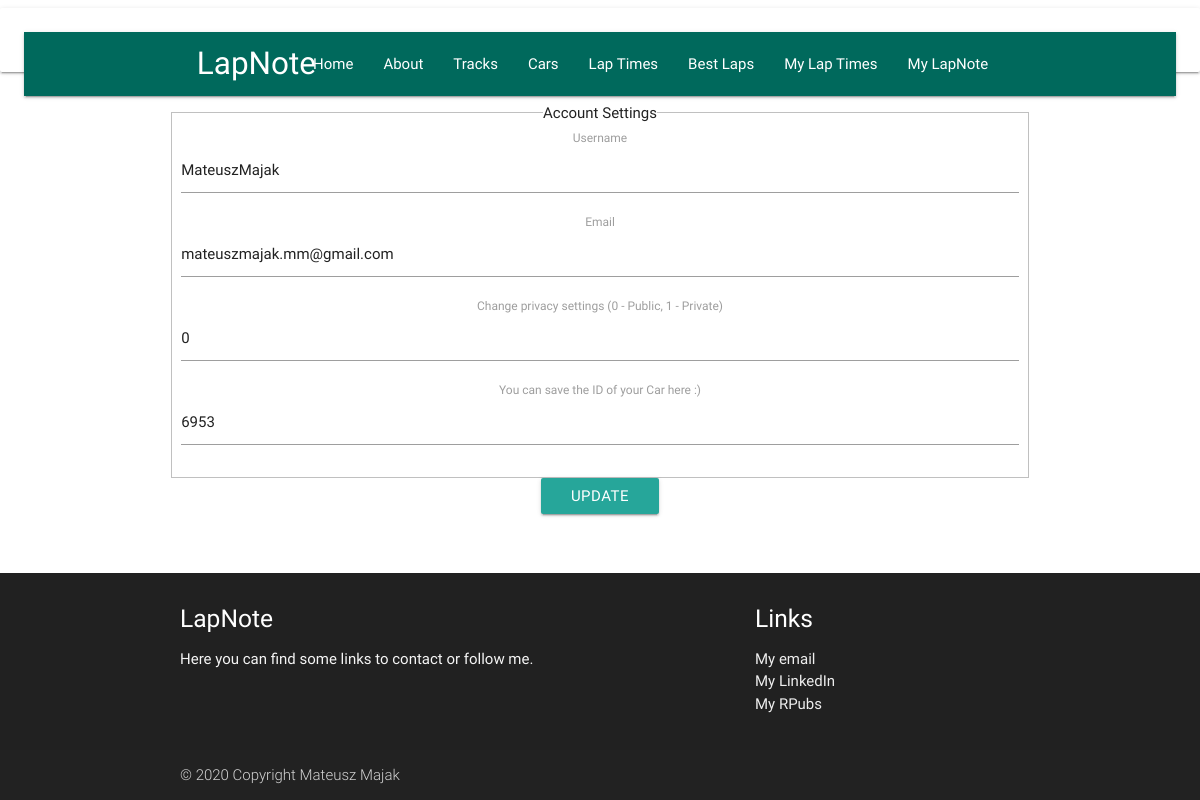
/account (signed in), run on the app's committed database.
### CircuitsTimes/models.py (models this page shows, shortened)
class Users(db.Model, UserMixin):
    id = db.Column(db.Integer, primary_key=True)
    username = db.Column(db.String(20), unique=True, nullable=False)
    YearOfBirth = db.Column(db.Integer, nullable=False)
    email = db.Column(db.String(120), unique=True, nullable=False)
    password = db.Column(db.String(60), nullable=False)
    CarID = db.Column(db.Integer, nullable=False, default=1)
    private = db.Column(db.Integer, default=1)
    LapTime_id = db.relationship('LapTimes', backref='driver', foreign_keys='[LapTimes.user_id]', lazy='dynamic')

### CircuitsTimes/views.py (the view)
@app.route("/account", methods=['GET', 'POST'])
@login_required
def account():
    form = UpdateAccountForm()
    if form.validate_on_submit():
        current_user.username = form.username.data
        current_user.email = form.email.data
        current_user.private = form.private.data
        current_user.CarID = form.CarID.data
        db.session.commit()
        flash('Your account has been updated!', 'success')
        return redirect(url_for('index'))
    elif request.method == 'GET':
        form.username.data = current_user.username
        form.email.data = current_user.email
        form.private.data = current_user.private
        form.CarID.data = current_user.CarID
    return render_template('account.html', title='Account',
                           form=form)

### CircuitsTimes/forms.py (shortened to what this page needs)
class UpdateAccountForm(FlaskForm):
    username = StringField('Username',
                           validators=[DataRequired(), Length(min=2, max=20)])
    email = StringField('Email',
                        validators=[DataRequired(), Email()])
    CarID = IntegerField('You can save the ID of your Car here :)')
    private = IntegerField('Change privacy settings (0 - Public, 1 - Private)', validators=[NumberRange(min=0, max=1)])
    submit = SubmitField('Update')

### CircuitsTimes/models.py (called while the page is built)
@login_manager.user_loader
def get_user(user_id):
    return Users.query.get(int(user_id))

### CircuitsTimes/views.py (called while the page is built)
@app.context_processor
def inject_variables():
    if current_user.is_authenticated:
        return dict(user={'name': current_user.username})
    else:
        return dict(user={'name': 'Anonymous'})

### CircuitsTimes/templates/account.html (shortened to what this page needs)
{% extends "base.html" %}
{% block content %}
    <div class="content-section">
        <form method="POST" action="" enctype="multipart/form-data">
            <fieldset class="form-group">
                <legend class="border-bottom mb-4"> Account Settings </legend>
                <div class="form-group">
                    {{ form.username.label(class="form-control-label") }}
                    {% if form.username.errors %}
                        {{ form.username(class="form-control form-control-lg is-invalid") }}
                        <div class="invalid-feedback">
                            {% for error in form.username.errors %}
                                <span>{{ error }}</span>
                            {% endfor %}
                        </div>
                    {% else %}
                        {{ form.username(class="form-control form-control-lg") }}
                    {% endif %}
                </div>
                <div class="form-group">
                    {{ form.email.label(class="form-control-label") }}
                    {% if form.email.errors %}
                        {{ form.email(class="form-control form-control-lg is-invalid") }}
                        <div class="invalid-feedback">
                            {% for error in form.email.errors %}
                                <span>{{ error }}</span>
                            {% endfor %}
                        </div>
                    {% else %}
                        {{ form.email(class="form-control form-control-lg") }}
                    {% endif %}
                </div>
                <div class="form-group">
                    {{ form.private.label(class="form-control-label") }}
                    {% if form.private.errors %}
                        {{ form.private(class="form-control form-control-lg is-invalid") }}
                        <div class="invalid-feedback">
                            {% for error in form.private.errors %}
                                <span>{{ error }}</span>
                            {% endfor %}
                        </div>
                    {% else %}
                        {{ form.private(class="form-control form-control-lg") }}
                    {% endif %}
                </div>
                <div class="form-group">
                    {{ form.CarID.label(class="form-control-label") }}
                    {% if form.CarID.errors %}
                        {{ form.CarID(class="form-control form-control-lg is-invalid") }}
                        <div class="invalid-feedback">
                            {% for error in form.CarID.errors %}
                                <span>{{ error }}</span>
                            {% endfor %}
                        </div>
                    {% else %}
                        {{ form.CarID(class="form-control form-control-lg") }}
                    {% endif %}
                </div>
            </fieldset>
            <div class="form-group">
                {{ form.submit(class="btn btn-outline-info") }}
            </div>
        </form>
    </div>
{% endblock content %}

### CircuitsTimes/static/css/style.css (style rules this page uses)
body { display: flex; min-height: 100vh; flex-direction: column; }

### data on the page
Users: username "MateuszMajak", email "mateuszmajak.mm@gmail.com", private "0", CarID "6953"
